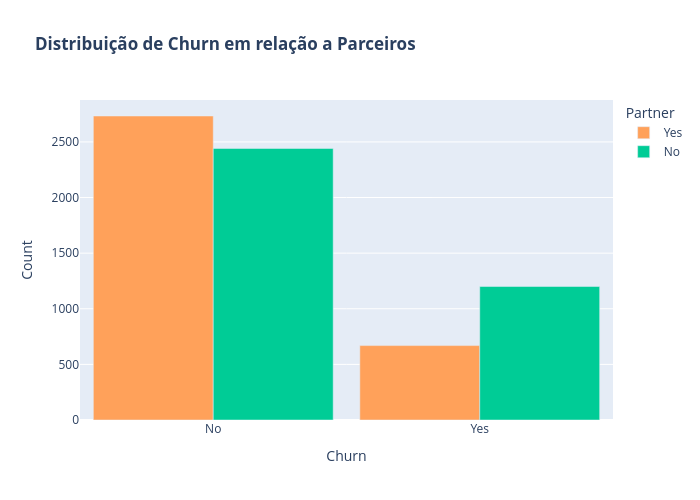

Source (notebook cell):
### Code cell
d9=d9.to_pandas().reset_index()
color_map = {"Yes": '#FFA15A', "No": '#00CC96'}
fig9 = px.bar(d9, x="Churn",y="Count", color="Partner", barmode="group", title="<b>Distribuição de Churn em relação a Parceiros</b>", color_discrete_map=color_map)
fig9.update_layout(width=700, height=500, bargap=0.1)
fig9.show()

### Figure 1 — Plotly figure (JSON) as saved in the notebook; plotly's stock layout.template omitted (floating-point values rounded to 4 significant figures)
{"data": [{"alignmentgroup": "True", "hovertemplate": "Partner=Yes<br>Churn=%{x}<br>Count=%{y}<extra></extra>", "legendgroup": "Yes", "marker": {"color": "#FFA15A", "pattern": {"shape": ""}}, "name": "Yes", "offsetgroup": "Yes", "orientation": "v", "showlegend": true, "textposition": "auto", "type": "bar", "x": ["No", "Yes"], "xaxis": "x", "y": [2733, 669], "yaxis": "y"}, {"alignmentgroup": "True", "hovertemplate": "Partner=No<br>Churn=%{x}<br>Count=%{y}<extra></extra>", "legendgroup": "No", "marker": {"color": "#00CC96", "pattern": {"shape": ""}}, "name": "No", "offsetgroup": "No", "orientation": "v", "showlegend": true, "textposition": "auto", "type": "bar", "x": ["Yes", "No"], "xaxis": "x", "y": [1200, 2441], "yaxis": "y"}], "layout": {"bargap": 0.1, "barmode": "group", "height": 500, "legend": {"title": {"text": "Partner"}, "tracegroupgap": 0}, "title": {"text": "<b>Distribuição de Churn em relação a Parceiros</b>"}, "width": 700, "xaxis": {"anchor": "y", "autorange": true, "domain": [0, 1], "range": [-0.5, 1.5], "title": {"text": "Churn"}, "type": "category"}, "yaxis": {"anchor": "x", "autorange": true, "domain": [0, 1], "range": [0, 1.053], "title": {"text": "Count"}}}}
